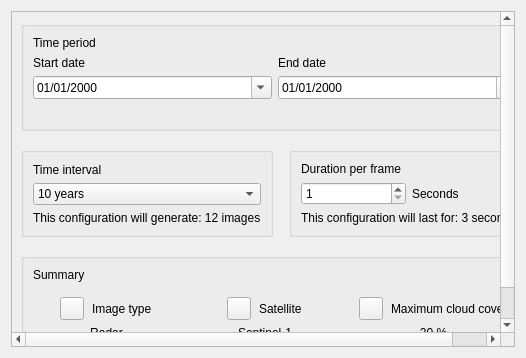
<ui version="4.0">
    <class>WizardBasicTimeLapse</class>
    <widget class="QWidget" name="WizardBasicTimeLapse">
        <layout class="QVBoxLayout">
            <item>
                <widget class="QScrollArea">
                    <property name="widgetResizable">
                        <bool>true</bool>
                    </property>
                    <widget class="QWidget">
                        <layout class="QVBoxLayout">
                            <property name="spacing">
                                <number>16</number>
                            </property>
                            <property name="class" stdset="0">
                                <string>scroll_content</string>
                            </property>

                            <item>
                                <widget class="QGroupBox">
                                    <property name="title">
                                        <string></string>
                                    </property>
                                    <layout class="QGridLayout">
                                        <item row="0" column="0" colspan="2">
                                            <widget class="QLabel">
                                                <property name="text">
                                                    <string>Time period</string>
                                                </property>
                                                <property name="class" stdset="0">
                                                    <string>group_title</string>
                                                </property>
                                            </widget>
                                        </item>
                                        <item row="1" column="0">
                                            <widget class="QLabel">
                                                <property name="text">
                                                    <string>Start date</string>
                                                </property>
                                            </widget>
                                        </item>
                                        <item row="1" column="1">
                                            <widget class="QLabel">
                                                <property name="text">
                                                    <string>End date</string>
                                                </property>
                                            </widget>
                                        </item>

                                        <item row="2" column="0">
                                            <widget class="QDateEdit" name="date_start">
                                                <property name="calendarPopup">
                                                    <bool>true</bool>
                                                </property>
                                                <property name="displayFormat">
                                                    <string>dd/MM/yyyy</string>
                                                </property>
                                                <property name="cursor">
                                                    <cursorShape>PointingHandCursor</cursorShape>
                                                </property>
                                            </widget>
                                        </item>
                                        <item row="2" column="1">
                                            <widget class="QDateEdit" name="date_end">
                                                <property name="calendarPopup">
                                                    <bool>true</bool>
                                                </property>
                                                <property name="displayFormat">
                                                    <string>dd/MM/yyyy</string>
                                                </property>
                                                <property name="cursor">
                                                    <cursorShape>PointingHandCursor</cursorShape>
                                                </property>
                                            </widget>
                                        </item>
                                        <item row="3" column="0" colspan="2">
                                            <widget class="QLabel" name="lbl_available_date">
                                                <property name="text">
                                                    <string></string>
                                                </property>
                                                <property name="class" stdset="0">
                                                    <string>group_description</string>
                                                </property>
                                            </widget>
                                        </item>
                                    </layout>
                                </widget>
                            </item>

                            <!-- ================= Temporary configuration ================= -->
                            <item>
                                <layout class="QHBoxLayout">
                                    <item>
                                        <widget class="QGroupBox">
                                            <property name="title">
                                                <string></string>
                                            </property>
                                            <layout class="QVBoxLayout">
                                                <item>
                                                    <widget class="QLabel">
                                                        <property name="text">
                                                            <string>Time interval</string>
                                                        </property>
                                                        <property name="class" stdset="0">
                                                            <string>group_title</string>
                                                        </property>
                                                    </widget>
                                                </item>
                                                <item>
                                                    <widget class="QComboBox" name="cmb_temporal_configuration">
                                                        <item>
                                                            <property name="text">
                                                                <string>10 years</string>
                                                            </property>
                                                        </item>
                                                    </widget>
                                                </item>
                                                <item>
                                                    <widget class="QLabel" name="lbl_generated_images">
                                                        <property name="text">
                                                            <string>This configuration will generate: 12 images</string>
                                                        </property>
                                                        <property name="class" stdset="0">
                                                            <string>group_description</string>
                                                        </property>
                                                    </widget>
                                                </item>
                                            </layout>
                                        </widget>
                                    </item>

                                    <!-- ================= Duration per frame ================= -->
                                    <item>
                                        <widget class="QGroupBox">
                                            <property name="title">
                                                <string></string>
                                            </property>

                                            <layout class="QVBoxLayout">
                                                <item>
                                                    <widget class="QLabel">
                                                        <property name="text">
                                                            <string>Duration per frame</string>
                                                        </property>
                                                        <property name="class" stdset="0">
                                                            <string>group_title</string>
                                                        </property>
                                                    </widget>
                                                </item>

                                                <item>
                                                    <layout class="QHBoxLayout">
                                                        <item>
                                                            <widget class="QSpinBox" name="spn_frame_duration">
                                                                <property name="minimum">
                                                                    <number>1</number>
                                                                </property>
                                                                <property name="maximum">
                                                                    <number>10</number>
                                                                </property>
                                                                <property name="value">
                                                                    <number>1</number>
                                                                </property>
                                                            </widget>
                                                        </item>
                                                        <item>
                                                            <widget class="QLabel">
                                                                <property name="text">
                                                                    <string>Seconds</string>
                                                                </property>
                                                            </widget>
                                                        </item>
                                                    </layout>
                                                </item>
                                                <item>
                                                    <widget class="QLabel" name="lbl_video_duration">
                                                        <property name="text">
                                                            <string>This configuration will last for: 3 seconds</string>
                                                        </property>
                                                        <property name="class" stdset="0">
                                                            <string>group_description</string>
                                                        </property>
                                                    </widget>
                                                </item>

                                            </layout>
                                        </widget>

                                    </item>
                                </layout>
                            </item>

                            <!-- ================= Summary ================= -->
                            <item>
                                <widget class="QGroupBox">
                                    <property name="title">
                                        <string></string>
                                    </property>

                                    <layout class="QVBoxLayout">
                                        <!-- Title -->
                                        <item>
                                            <widget class="QLabel">
                                                <property name="text">
                                                    <string>Summary</string>
                                                </property>
                                                <property name="class" stdset="0">
                                                    <string>group_title</string>
                                                </property>
                                            </widget>
                                        </item>

                                        <!-- Cards -->
                                        <item>
                                            <layout class="QHBoxLayout">
                                                <property name="spacing">
                                                    <number>12</number>
                                                </property>

                                                <!-- Card 1 -->
                                                <item>
                                                    <widget class="QFrame">
                                                        <property name="class" stdset="0">
                                                            <string>summary_card</string>
                                                        </property>
                                                        <layout class="QVBoxLayout">

                                                            <item>
                                                                <layout class="QHBoxLayout">
                                                                    <property name="alignment">
                                                                        <set>Qt::AlignHCenter</set>
                                                                    </property>
                                                                    <property name="spacing">
                                                                        <number>8</number>
                                                                    </property>
                                                                    <item>
                                                                        <widget class="QToolButton" name="icon_filter">
                                                                            <property name="class" stdset="0">
                                                                                <string>icon_summary</string>
                                                                            </property>
                                                                        </widget>
                                                                    </item>
                                                                    <item>
                                                                        <widget class="QLabel">
                                                                            <property name="text">
                                                                                <string>Image type</string>
                                                                            </property>
                                                                            <property name="class" stdset="0">
                                                                                <string>group_title</string>
                                                                            </property>
                                                                        </widget>
                                                                    </item>
                                                                </layout>
                                                            </item>

                                                            <item>
                                                                <widget class="QLabel" name="lbl_image_type">
                                                                    <property name="text">
                                                                        <string>Radar</string>
                                                                    </property>
                                                                    <property name="class" stdset="0">
                                                                        <string>group_description</string>
                                                                    </property>
                                                                    <property name="alignment">
                                                                        <set>Qt::AlignHCenter</set>
                                                                    </property>
                                                                </widget>
                                                            </item>

                                                        </layout>
                                                    </widget>
                                                </item>

                                                <!-- Card 2 -->
                                                <item>
                                                    <widget class="QFrame">
                                                        <property name="class" stdset="0">
                                                            <string>summary_card</string>
                                                        </property>
                                                        <layout class="QVBoxLayout">

                                                            <item>
                                                                <layout class="QHBoxLayout">
                                                                    <property name="alignment">
                                                                        <set>Qt::AlignHCenter</set>
                                                                    </property>
                                                                    <property name="spacing">
                                                                        <number>8</number>
                                                                    </property>
                                                                    <item>
                                                                        <widget class="QToolButton" name="icon_satellite">
                                                                            <property name="class" stdset="0">
                                                                                <string>icon_summary</string>
                                                                            </property>
                                                                        </widget>
                                                                    </item>
                                                                    <item>
                                                                        <widget class="QLabel">
                                                                            <property name="text">
                                                                                <string>Satellite</string>
                                                                            </property>
                                                                            <property name="class" stdset="0">
                                                                                <string>group_title</string>
                                                                            </property>
                                                                        </widget>
                                                                    </item>
                                                                </layout>
                                                            </item>

                                                            <item>
                                                                <widget class="QLabel" name="lbl_satellite">
                                                                    <property name="text">
                                                                        <string>Sentinel-1</string>
                                                                    </property>
                                                                    <property name="class" stdset="0">
                                                                        <string>group_description</string>
                                                                    </property>
                                                                    <property name="alignment">
                                                                        <set>Qt::AlignHCenter</set>
                                                                    </property>
                                                                </widget>
                                                            </item>

                                                        </layout>
                                                    </widget>
                                                </item>

                                                <!-- Card 3 -->
                                                <item>
                                                    <widget class="QFrame" name="fr_cloud_cover">
                                                        <property name="class" stdset="0">
                                                            <string>summary_card</string>
                                                        </property>
                                                        <layout class="QVBoxLayout">

                                                            <item>
                                                                <layout class="QHBoxLayout">
                                                                    <property name="alignment">
                                                                        <set>Qt::AlignHCenter</set>
                                                                    </property>
                                                                    <property name="spacing">
                                                                        <number>8</number>
                                                                    </property>
                                                                    <item>
                                                                        <widget class="QToolButton" name="icon_cloud">
                                                                            <property name="class" stdset="0">
                                                                                <string>icon_summary</string>
                                                                            </property>
                                                                        </widget>
                                                                    </item>
                                                                    <item>
                                                                        <widget class="QLabel">
                                                                            <property name="text">
                                                                                <string>Maximum cloud cover</string>
                                                                            </property>
                                                                            <property name="class" stdset="0">
                                                                                <string>group_title</string>
                                                                            </property>
                                                                        </widget>
                                                                    </item>
                                                                </layout>
                                                            </item>

                                                            <item>
                                                                <widget class="QLabel" name="lbl_cloud_percentage">
                                                                    <property name="text">
                                                                        <string>20 %</string>
                                                                    </property>
                                                                    <property name="class" stdset="0">
                                                                        <string>group_description</string>
                                                                    </property>
                                                                    <property name="alignment">
                                                                        <set>Qt::AlignHCenter</set>
                                                                    </property>
                                                                </widget>
                                                            </item>

                                                        </layout>
                                                    </widget>
                                                </item>

                                            </layout>
                                        </item>

                                    </layout>
                                </widget>
                            </item>
                        </layout>
                    </widget>
                </widget>
            </item>
        </layout>
    </widget>
    <resources />
    <connections />
</ui>
